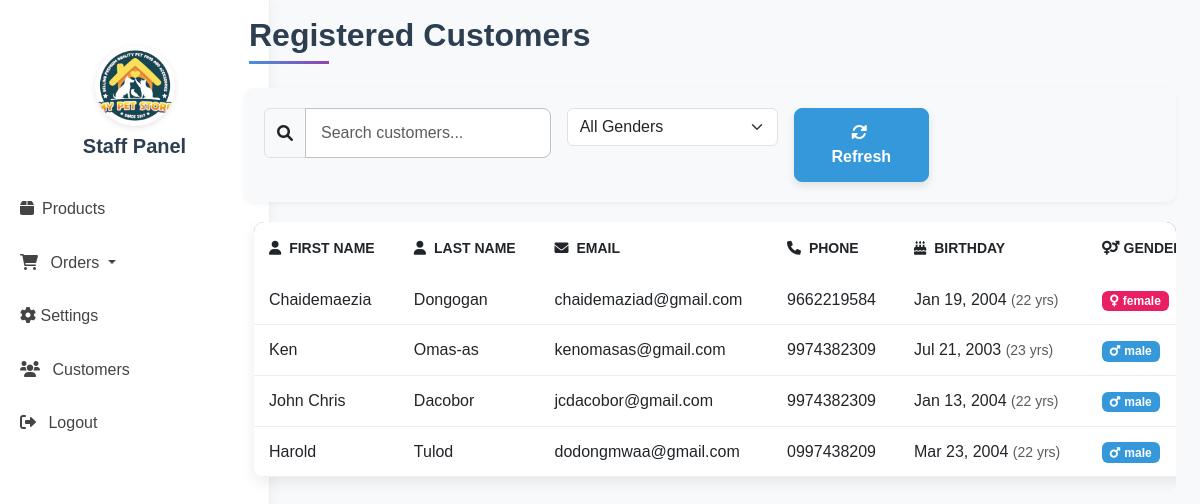
Screenshot of /admin_dashboard/customer.php with the database file from the repository.
### tables this page shows
CREATE TABLE `users` (
  `id` int(11) NOT NULL,
  `first_name` varchar(50) NOT NULL,
  `last_name` varchar(50) NOT NULL,
  `middle_name` varchar(50) DEFAULT NULL,
  `email` varchar(100) NOT NULL,
  `phone` varchar(15) NOT NULL,
  `dob` date NOT NULL,
  `gender` enum('male','female','other') NOT NULL,
  `password` varchar(255) NOT NULL,
  `created_at` timestamp NOT NULL DEFAULT current_timestamp(),
  `updated_at` timestamp NOT NULL DEFAULT current_timestamp() ON UPDATE current_timestamp()
);

### admin_dashboard/customer.php (the view, shortened to what this page needs)
<!DOCTYPE html>
<html lang="en">
<head>
    <link href="https://cdn.jsdelivr.net/npm/bootstrap@5.3.0/dist/css/bootstrap.min.css" rel="stylesheet">
    <link rel="stylesheet" href="https://cdnjs.cloudflare.com/ajax/libs/font-awesome/6.0.0/css/all.min.css">
    <link rel="stylesheet" href="https://cdnjs.cloudflare.com/ajax/libs/animate.css/4.1.1/animate.min.css">
    <link rel="stylesheet" href="../css/style.css">
</head>
<body>
    <div id="sidebar">
        <div class="text-center py-3">
            <img src="mypetstorelogo.png" alt="Logo" width="80" height="80">
            <h5 class="mt-2">Staff Panel</h5>
        </div>
        <ul class="nav flex-column">
            <li class="nav-item">
                <a class="nav-link" href="staffviewproduct.html">
                    <i class="fas fa-box me-2"></i>Products
                </a>
            </li>
            <li class="nav-item dropdown">
                <a class="nav-link dropdown-toggle" href="orders.html" id="ordersDropdown" role="button" data-bs-toggle="dropdown" aria-expanded="false">
                    <i class="fas fa-shopping-cart me-2"></i> Orders
                </a>
            </li>
            <li class="nav-item">
                <a class="nav-link" href="settings.html"><i class="fa fa-cog"></i> Settings</a>
            </li>
            <li class="nav-item">
                <a class="nav-link" href="customer.php"><i class="fas fa-users me-2"></i> Customers</a>
            </li>
            <li class="nav-item">
                <a class="nav-link" href="login.html"><i class="fas fa-sign-out-alt me-2"></i> Logout</a>
            </li>
        </ul>
    </div>
    <main class="col-md-9 ms-sm-auto col-lg-10 px-md-4">
        <div class="d-flex justify-content-between flex-wrap flex-md-nowrap align-items-center pt-3 pb-2 mb-3">
            <h2 class="page-title animate__animated animate__fadeInDown">Registered Customers</h2>
        </div>
        <div class="filter-section animate__animated animate__fadeIn">
            <div class="row g-3">
                <div class="col-md-4">
                    <div class="input-group">
                        <span class="input-group-text"><i class="fas fa-search"></i></span>
                        <input type="text" id="searchCustomers" class="form-control" placeholder="Search customers...">
                    </div>
                </div>
                <div class="col-md-3">
                    <select class="form-select" id="genderFilter">
                        <option value="">All Genders</option>
                    </select>
                </div>
                <div class="col-md-2">
                    <button class="btn btn-primary w-100" id="refreshBtn">
                        <i class="fas fa-sync-alt me-1"></i> Refresh
                    </button>
                </div>
            </div>
        </div>
        <div class="table-container animate__animated animate__fadeIn">
            <table class="table">
                <thead>
                    <tr>
                        <th><i class="fas fa-user me-1"></i> First Name</th>
                        <th><i class="fas fa-user me-1"></i> Last Name</th>
                        <th><i class="fas fa-envelope me-1"></i> Email</th>
                        <th><i class="fas fa-phone me-1"></i> Phone</th>
                        <th><i class="fas fa-birthday-cake me-1"></i> Birthday</th>
                        <th><i class="fas fa-venus-mars me-1"></i>Gender</th>
                    </tr>
                </thead>
                <tbody id="customerTableBody">
                    <?php
                    $host = 'localhost';
                    $username = 'root';
                    $password = '';
                    $dbname = 'db';
                    $conn = new mysqli($host, $username, $password, $dbname);
                    $rowsPerPage = 10;
                    $page = isset($_GET['page']) ? (int)$_GET['page'] : 1;
                    $offset = ($page - 1) * $rowsPerPage;
                    $sql = "SELECT id, first_name, last_name, email, phone, dob, gender FROM users LIMIT $offset, $rowsPerPage";
                    $result = $conn->query($sql);
                    if ($result->num_rows > 0) {
                        $i = 0;
                        while ($row = $result->fetch_assoc()) {
                            $birthdate = new DateTime($row['dob']);
                            $today = new DateTime();
                            $age = $birthdate->diff($today)->y;
                            echo "<tr class='animate__animated animate__fadeInUp fade-in-row' style='animation-delay: " . ($i * 0.05) . "s'>";
                            echo "<td>" . htmlspecialchars($row['first_name']) . "</td>";
                            echo "<td>" . htmlspecialchars($row['last_name']) . "</td>";
                            echo "<td>" . htmlspecialchars($row['email']) . "</td>";
                            echo "<td>" . htmlspecialchars($row['phone']) . "</td>";
                            echo "<td>" . date('M d, Y', strtotime($row['dob'])) . " <small class='text-muted'>($age yrs)</small></td>";
                            $genderBadgeClass = strtolower($row['gender']) == 'male' ? 'badge-male' : 'badge-female';
                            echo "<td><span class='badge $genderBadgeClass'><i class='fas fa-" .
                                 (strtolower($row['gender']) == 'male' ? 'mars' : 'venus') .
                                 " me-1'></i>" . htmlspecialchars($row['gender']) . "</span></td>";
                            echo "</tr>";
                            $i++;
                        }
                    } else {
                        echo "<tr><td colspan='7' class='empty-state'>";
                        echo "<i class='fas fa-users'></i>";
                        echo "<h4>No customers found</h4>";
                        echo "<p>When customers register, they will appear here.</p>";
                        echo "</td></tr>";
                    }
                    ?>
                </tbody>
            </table>
        </div>
    </main>
</body>
</html>

### css/style.css (style rules this page uses)
body { font-family: 'Roboto', sans-serif; background-color: #f8f9fa; color: #333; line-height: 1.6; }
h1, h2, h3, h4, h5, h6 { font-weight: 700; color: #2c3e50; }
.btn-primary { background-color: #3498db; border-color: #3498db; color: #fff; font-weight: 600; padding: 12px 30px; border-radius: 8px; box-shadow: 0 4px 8px rgba(0, 0, 0, 0.1); transition: background-color 0.3s ease, transform 0.2s ease; }
body { font-family: 'Arial', sans-serif; background-color: #f8f9fa; color: #333; line-height: 1.6; }
.form-control { border-radius: 8px; border: 1px solid #bdc3c7; padding: 12px 15px; transition: border-color 0.3s ease; }
#sidebar { width: 270px; background-color: #fff; border-right: 1px solid #ecf0f1; padding-top: 30px; position: fixed; height: 100vh; overflow-y: auto; box-shadow: 2px 0 12px rgba(0, 0, 0, 0.04); }
#sidebar .text-center img { border-radius: 50%; box-shadow: 0 2px 6px rgba(0, 0, 0, 0.1); transition: transform 0.3s ease; }
#sidebar .nav-link { padding: 14px 20px; color: #444; transition: background-color 0.3s ease, padding-left 0.3s ease; }
a { text-decoration: none; }

### admin_dashboard/customer.php (style rules this page uses)
.table { box-shadow: 0 5px 15px rgba(0, 0, 0, 0.08); border-radius: 10px; overflow: hidden; margin-left: 30px; }
.table thead { background: linear-gradient(120deg, #4a90e2, #8e44ad); color: white; }
.table thead th { border: none; padding: 15px; font-weight: 600; text-transform: uppercase; font-size: 14px; }
.table tbody tr { transition: all 0.3s ease; }
.table tbody td { padding: 12px 15px; vertical-align: middle; border-bottom: 1px solid #eee; }
.table-container { border-radius: 10px; overflow: hidden; margin-bottom: 30px; }
.page-title { margin-bottom: 30px; position: relative; padding-bottom: 10px; margin-left: 25px; }
.page-title:after { content: ''; position: absolute; bottom: 0; left: 0; width: 80px; height: 3px; background: linear-gradient(to right, #4a90e2, #8e44ad); }
.filter-section { background-color: #f8f9fa; padding: 20px; border-radius: 10px; margin-bottom: 20px; box-shadow: 0 2px 5px rgba(0, 0, 0, 0.05); margin-left: 20px; margin-top: -30px; }
.badge-male { background-color: #3498db; }
.badge-female { background-color: #e91e63; }
.fade-in-row { animation-duration: 0.4s; }

### rows the page displays
users: first_name "Chaidemaezia", last_name "Dongogan", email "chaidemaziad@gmail.com", phone "9662219584", dob "Jan 19, 2004", gender "female"
users: first_name "Ken", last_name "Omas-as", email "kenomasas@gmail.com", phone "9974382309", dob "Jul 21, 2003", gender "male"
users: first_name "John Chris", last_name "Dacobor", email "jcdacobor@gmail.com", phone "9974382309", dob "Jan 13, 2004", gender "male"
users: first_name "Harold", last_name "Tulod", email "dodongmwaa@gmail.com", phone "0997438209", dob "Mar 23, 2004", gender "male"
